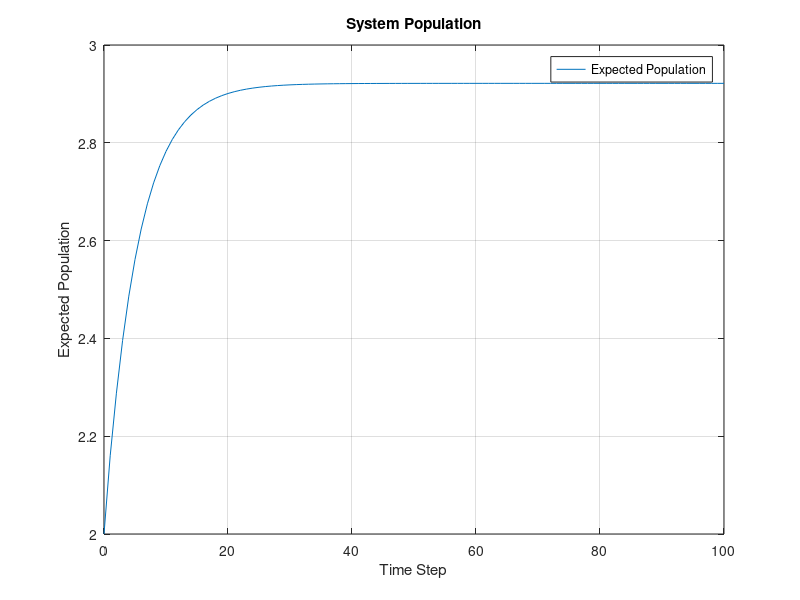

MATLAB code for this plot:
%%
%   Author: Yash Bansod
%   Date: 26th March, 2020  
%   Problem 1b - Markov Birth-Death Process
%
% GitHub: <https://github.com/YashBansod>

%% Clear the environment and the command line
clear;
clc;
close all;

%% Define the input parmeters
num_time_steps = 100;                    % Number of time steps
state_vec_size = 5;                     % N + 1; N = Maximum Population

% Construct the birth rate vector. Vector is used to keep our code 
% adaptable to varying birth rates for different states
birth_rate = 0.5;
birth_rate_vec = zeros(1, state_vec_size);
birth_rate_vec(1:end - 1) = birth_rate;

% Construct the death rate vector. Vector is used to keep our code 
% adaptable to varying death rates for different states
death_rate = 0.3;
death_rate_vec = zeros(1, state_vec_size);
death_rate_vec(2:end) = death_rate;

% Construct the state matrix where each row represents the state vector at
% time step = row_index - 1
state_mat = zeros(num_time_steps + 1, state_vec_size);
state_mat(1, :) = 1/state_vec_size;     % Define the initial state vector

% Construct the state transition matrix
transition_mat = zeros(state_vec_size, state_vec_size);
for row_ind = 1:state_vec_size
    for col_ind = 1:state_vec_size
        if col_ind == row_ind - 1
            transition_mat(row_ind, col_ind) = death_rate_vec(row_ind);
        elseif col_ind == row_ind
            transition_mat(row_ind, col_ind) = 1 - ...
                (birth_rate_vec(row_ind) + death_rate_vec(row_ind));
        elseif col_ind == row_ind + 1
            transition_mat(row_ind, col_ind) = birth_rate_vec(row_ind);
        end
    end
end

%% Compute the state vector at each time step
for time_step = 2:num_time_steps+1
    state_mat(time_step, :) = state_mat(time_step - 1, :) * transition_mat;
end

% Sanity Check
transition_mat_ss = transition_mat^num_time_steps;
state_mat_ss = state_mat(1, :) * transition_mat_ss;
assert(all((state_mat_ss - state_mat(end, :)) < 1e-10));

expected_population_size = sum((0:state_vec_size-1) .* state_mat, 2);

%% Plot the results
time_line = 0:num_time_steps;
plot(time_line, expected_population_size);
legend('Expected Population');
title('System Population');
xlabel('Time Step');
ylabel('Expected Population');
grid on;
